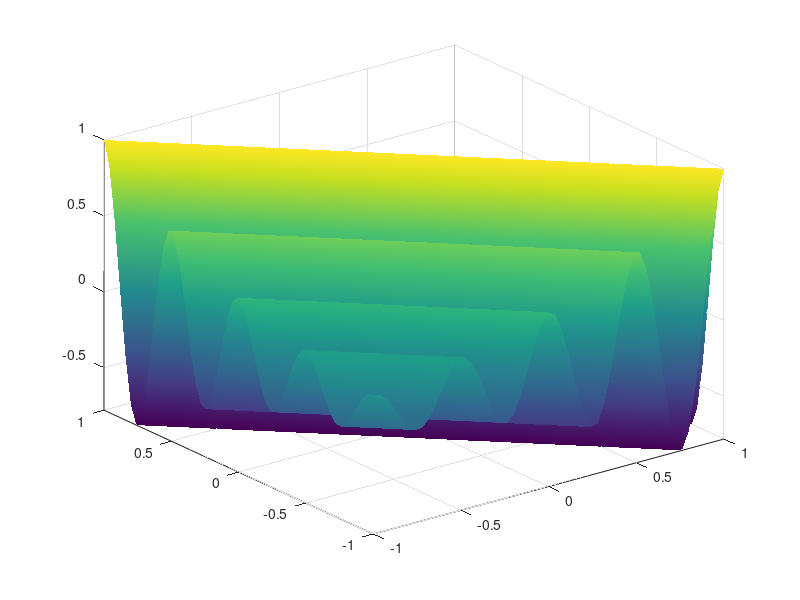

MATLAB code to generate this figure:
clear
close
clc

x = linspace(-1,1,51);
y = linspace(-1,1,51);
[xx,yy] = meshgrid(x,y);

z = cos(4*pi*(xx+yy)).*exp(-abs(xx+yy));

surf(xx,yy,z), axis tight, shading interp